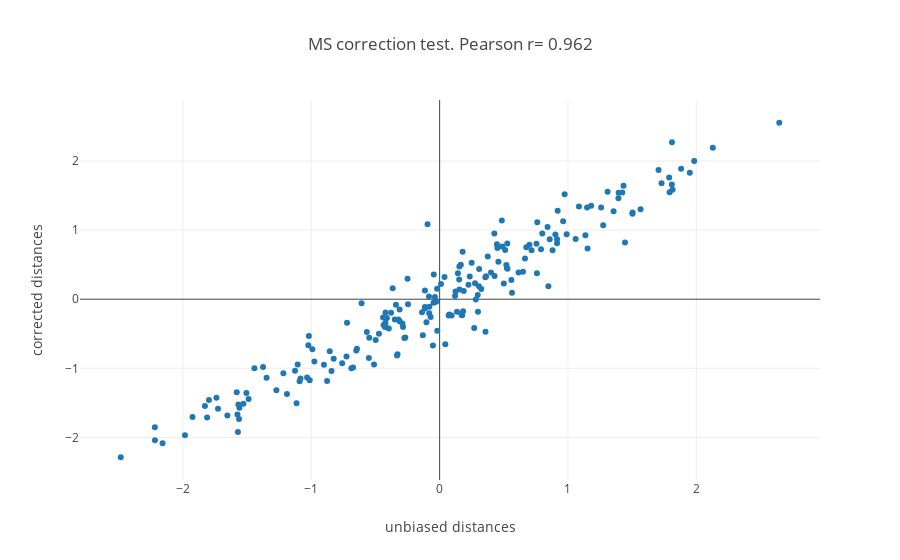

Write notebook code for a chart like this one.
### Code cell
fig_data= [go.Scatter(
x= t[:,0],
y= t[:,2],
mode= 'markers'
) 
]

layout = go.Layout(
    title= 'MS correction test. Pearson r= {}'.format(round(pear_corr[0],3)),
    yaxis=dict(
        title='corrected distances'),
    xaxis=dict(
        title='unbiased distances')
)

fig= go.Figure(data=fig_data, layout=layout)
iplot(fig)

### Figure 1 — Plotly figure (JSON) as saved in the notebook; plotly's stock layout.template omitted (floating-point values rounded to 4 significant figures; data arrays with more than 128 entries replaced by an {"elided": "..."} marker saying what was removed)
{"data": [{"mode": "markers", "type": "scatter", "x": {"elided": "200 float values"}, "y": {"elided": "200 float values"}}], "layout": {"title": "MS correction test. Pearson r= 0.962", "xaxis": {"title": "unbiased distances"}, "yaxis": {"title": "corrected distances"}}}
